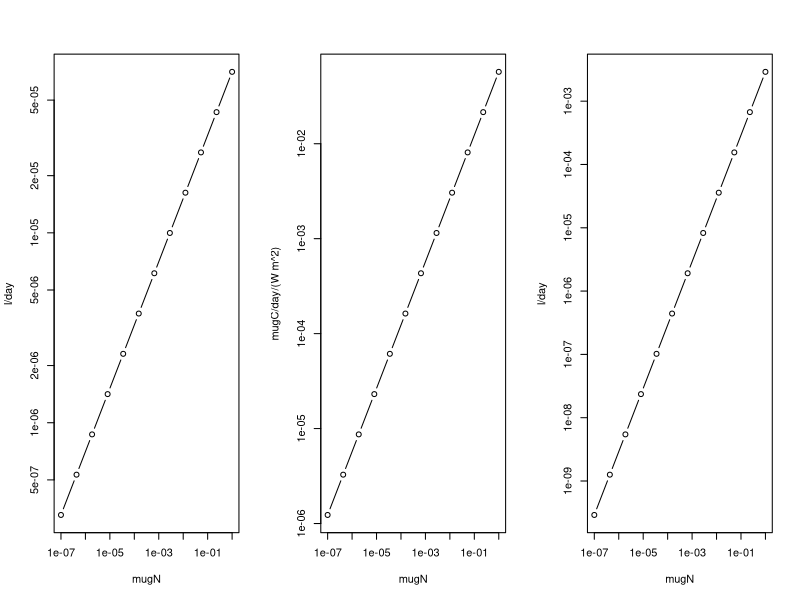
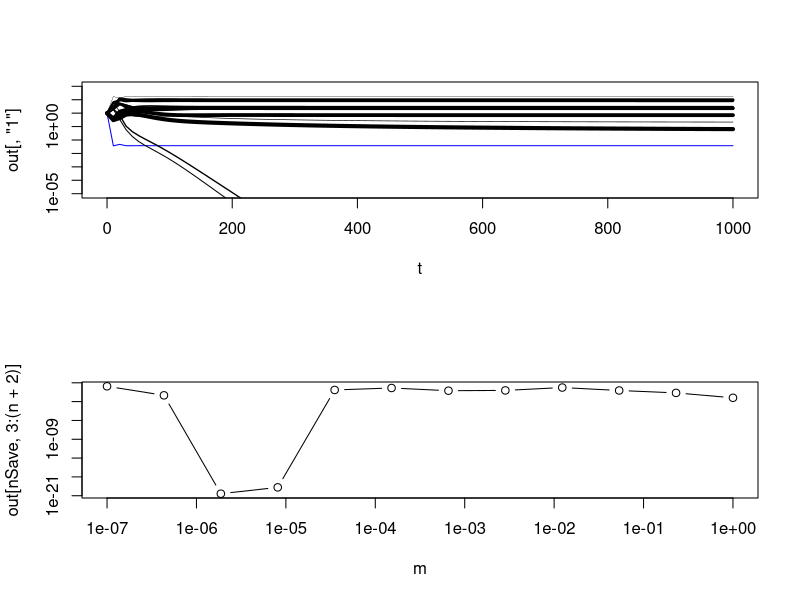
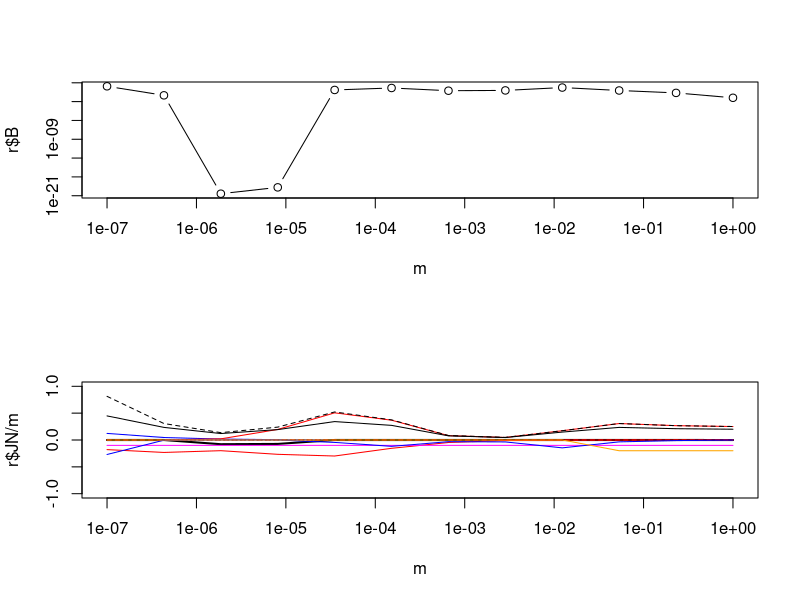

Generate these figures, in order, with R:
library(deSolve)

phi = function(z, beta=500, sigma=1.3)
  exp( -(log(z/beta))^2/(2*sigma^2) )

calcrates = function(t,N,B) {
  JN = AN*m^(1/3)*N
  JL = AL*m^(2/3)*L
  for (i in 1:n) # loop over predators
    F[i] = sum(theta[i,]*B)
  JF = AF*m*F
  
  JCtot = JL+JF-Jresp
  JNtot = JN*rhoCN+JF # In units of carbon
  Jtot = pmin( JCtot, JNtot)
  
  f = (Jtot) / (Jtot + Jmax) # feeding level
  
  mortpred = rep(0,n)
  for (j in 1:n)  # loop over prey
    mortpred[j] = sum(theta[,j]*(1-f)*AF*B)
  
  dBdt = Jmax*f*B/m  - (mort + mortpred + mort2*B + mortHTL*(m>=mHTL))*B
  dNdt = d*(N0-N) - sum(f*JN*B/m)  # The uptake term is not quite right. It ignores Liebig
  
  return(list(m=m, N=N, B=B, dNdt=dNdt, dBdt=dBdt, JN=JN, JL=JL, JF=JF, Jtot=Jtot, f=f, mortpred=mortpred, mort=mort,
              totKilled = sum(JF*(1-f)*B/m), totEaten = sum(mortpred*B), totGrowth=sum(Jmax*f*B/m)))  
}

plotrates = function(t,N,B) {
  r = calcrates(t,N,B)
  m = r$m
  
  par(mfcol=c(2,1))

  plot(m, r$B, log="xy", type="b")
  lines(m,0*m,lty=3)
  
  plot(m, r$JN/m, log="x", type="l", col="blue", ylim=c(-1,1))
  lines(m, r$JL/m, col="green")
  lines(m, r$JF/m, col="red")
  lines(m, r$Jtot/m, lty=2)
  lines(m, Jmax/m*r$f)
  lines(m, r$dBdt/B,lwd=2)
  lines(m,0*m,lty=3)
  lines(m, -r$mortpred, col="red")
  lines(m, -r$mort, col="red", lty=2)
  lines(m, -Jresp/m, col="magenta")
  lines(m, -mort2*B, col="blue")
  lines(m, -mortHTL*(m>=mHTL), col="orange")
  
  
 # plot(m, r$dBdt/B, log="x", type="l", lwd=2, ylim=c(-0.2,1))
#  lines(m, r$mortpred, col="red")
#  lines(m, r$mort, col="red", lty=2)
#  lines(m,0*m,lty=3)
}

derivative = function(t,y,par) {
  N = y[1]
  B = y[2:(1+n)]
  
  rates = calcrates(t,N,B)
  
  return(list(c(rates$dNdt, rates$dBdt)))
}

n = 12; # No of groups
m = 10^seq(-7,0,length.out = n)  # mu g N
mHTL = m[n-2]

rhoCN = 106/16; # C:N ratio
#
# Clearance rates:
#
factor = 1.5^3*rhoCN*1e-6
AN = 2.5e-3*factor^(1/3)# l/day/mugN^1/3
AL = 72*factor^(2/3)#  mugC/day/(W^2 m^2)/mugN^(2/3)
AF = 1e-1*1.3e3*factor # l/d/mugN

par(mfcol=c(1,3))
plot(m, AN*m^(1/3), log="xy", type="b", xlab="mugN", ylab="l/day")
plot(m, AL*m^(2/3), log="xy", type="b", xlab="mugN", ylab="mugC/day/(W m^2)")
plot(m, AF*m, log="xy", type="b", xlab="mugN", ylab="l/day")
#
# Prey encounter
#
theta = matrix(nrow=n, ncol=n)
for (i in 1:n)
  theta[i,] = phi(m[i]/m)   # (predator, prey)


Jmax = 1 * m # mugC/day
Jresp = 0.1*Jmax
mort = 0*0.005*(Jmax/m) * m^(-1/4)
mort2 = 0.0015
mortHTL = 0.2

d = 1 # diffusion rate
N0 = 10 # Deep nutrient levels
B0 = rep(10,n)
L = 100

derivative(c(N0,B0),0)

nSave = 100
out = ode(c(N0,B0), seq(0, 1000, length.out = nSave), derivative)
ixB = 3:(n+2)

par(mfcol=c(2,1))
t = out[,"time"]
plot(t, out[,"1"], log="y", ylim=c(1e-5,1000), type="l", col="blue")
for (j in 1:n)
  lines(t, out[,j+2], lwd=j/3)

plot(m, out[nSave, 3:(n+2)], type="b", log="xy")

r=calcrates(t[nSave], out[nSave,2], out[nSave,ixB])
plotrates(t[nSave], out[nSave,2], out[nSave,ixB])
